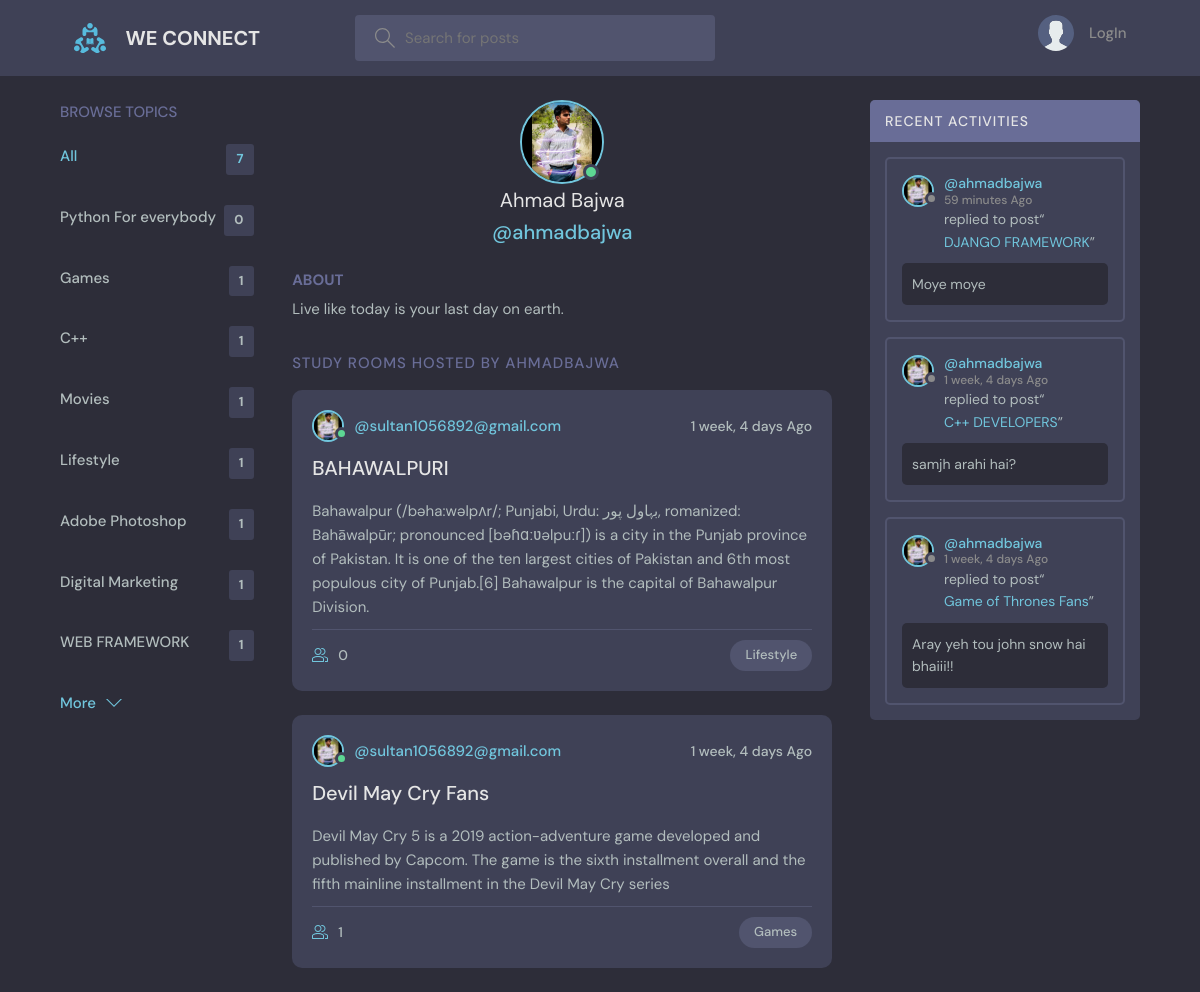
Page /user-profile/2/ on the committed database.
### chat/models.py (models this page shows, shortened)
class Topic(models.Model):
    name = models.CharField(max_length=200)
    def __str__(self):
        return self.name

class User(AbstractUser):
    name = models.CharField(max_length=200,null=True)
    email = models.EmailField(unique=True,null=True)
    bio = models.TextField(null=True)
    avatar = models.ImageField(null=True,default='avatar.svg')
    USERNAME_FIELD = 'email'
    REQUIRED_FIELDS = []

class room(models.Model):
    host = models.ForeignKey(User,on_delete=models.SET_NULL,null=True)
    topic = models.ForeignKey(Topic,on_delete=models.SET_NULL,null=True)
    name = models.CharField(max_length=200)
    description = models.TextField(null=True,blank=True)
    participants = models.ManyToManyField(User,related_name='participants',blank=True)
    updated = models.DateTimeField(auto_now=True)
    created = models.DateTimeField(auto_now_add=True)
    def __str__(self):
        return self.name
    class Meta:
        ordering = ['-created','-updated']

class Messages(models.Model):
    user = models.ForeignKey(User,on_delete=models.CASCADE)
    Room = models.ForeignKey(room,on_delete=models.CASCADE)
    body = models.TextField(null=True)
    updated = models.DateTimeField(auto_now=True)
    created = models.DateTimeField(auto_now_add=True)
    class Meta:
        ordering = ['-updated','created']

### chat/views.py (the view)
# urls.py: path('user-profile/<str:pk>/',views.user_profile,name = "user-profile"),
def user_profile(request,pk):
    total_rooms = room.objects.count()
    user = User.objects.get(id  =pk)
    rooms = user.room_set.all()
    topics = Topic.objects.all()
    room_messages = user.messages_set.all()
    context = {'user':user,"rooms":rooms,'topics':topics,'room_messages':room_messages,'total_rooms':total_rooms}
    return render(request,"chat/user_profile.html",context)

### chat/templates/chat/user_profile.html (shortened to what this page needs)
{% extends 'base.html' %}
{% block content %}
  <main class="profile-page layout layout--3">
    <div class="container">
      <div class="topics">
        {% include 'chat/topic_component.html' %}
      </div>
      <div class="roomList">
        <div class="profile">
          <div class="profile__avatar">
            <div class="avatar avatar--large active">
              <img src="{{ user.avatar.url }}" />
            </div>
          </div>
          <div class="profile__info">
            <h3>{{ user.name}}<h3>
            <p>@{{ user.username }}</p>
          </div>
          <div class="profile__about">
            <h3>About</h3>
            <p>
             {{ user.bio }}
            </p>
          </div>
        </div>
          {% include 'chat/feed_component.html' %}
      </div>
      <div class="activities">
        {% include 'chat/activity_component.html' %}
      </div>
    </div>
  </main>
{% endblock %}

### templates/base.html (shortened to what this page needs)
{% load static %}
<link rel="stylesheet" type="text/css" href="{% static 'styles/style.css' %}" >
<!DOCTYPE html>
<html lang="en">
  <head>
    {% load static %}
    <link rel="stylesheet" href="{%  static 'styles/style.css' %}" />
  </head>
  <body>
    <header class="header header--loggedIn">
      <div class="container">
        <a href="{% url 'home' %}" class="header__logo">
          <img src={% static 'images/logo.svg' %}/>
          <h1> WE CONNECT</h1>
        </a>
        <form method="GET" class="header__search" action="{% url 'home' %}">
          <label>
            <input name="q" placeholder="Search for posts"  />
          </label>
        </form>
        <nav class="header__menu">
            {% if not request.user.is_authenticated %}
          <a href="{% url 'login' %}">
            <img src="{% static 'images/avatar.svg' %}" />
            <p>LogIn</p>
          </a>
            {% endif %}
        </nav>
      </div>
    </header>
  {% block content %}
  {% endblock %}
</body>
</html>

### chat/templates/chat/topic_component.html
          <div class="topics__header">
            <h2>Browse Topics</h2>
          </div>
          <ul class="topics__list">
            <li>
              <a href="{% url 'home' %}" class="active">All <span>{{ total_rooms }}</span></a>
            </li>
            <li>
            {% for topic in topics %}
              <a href="{% url 'home' %}?q={{ topic.name }}">{{ topic.name }} <span>{{ topic.room_set.all.count }}</span></a>
            {% endfor%}
          </ul>
          <a class="btn btn--link" href="topics.html">
            More
            <svg version="1.1" xmlns="http://www.w3.org/2000/svg" width="32" height="32" viewBox="0 0 32 32">
              <title>chevron-down</title>
              <path d="M16 21l-13-13h-3l16 16 16-16h-3l-13 13z"></path>
            </svg>
          </a>

### chat/templates/chat/feed_component.html (shortened to what this page needs)
{% if page %}
          <div class="mobile-menu">
            <form class="header__search">
              <label>
                <svg version="1.1" xmlns="http://www.w3.org/2000/svg" width="32" height="32" viewBox="0 0 32 32">
                  <title>search</title>
                  <path
                    d="M32 30.586l-10.845-10.845c1.771-2.092 2.845-4.791 2.845-7.741 0-6.617-5.383-12-12-12s-12 5.383-12 12c0 6.617 5.383 12 12 12 2.949 0 5.649-1.074 7.741-2.845l10.845 10.845 1.414-1.414zM12 22c-5.514 0-10-4.486-10-10s4.486-10 10-10c5.514 0 10 4.486 10 10s-4.486 10-10 10z"
                  ></path>
                </svg>
                <input placeholder="Search for posts" />
              </label>
            </form>
            <div class="mobile-menuItems">
              <a class="btn btn--main btn--pill" href="#">Browse Topics</a>
              <a class="btn btn--main btn--pill" href="#">Recent Activities</a>
            </div>
          </div>
          <div class="roomList__header">
            <div>
              <h2>Chat Rooms</h2>
              <p>{{ room_count }} Rooms available</p>
            </div>
            <a class="btn btn--main" href="{% url 'room-create' %}">
              <svg version="1.1" xmlns="http://www.w3.org/2000/svg" width="32" height="32" viewBox="0 0 32 32">
                <title>add</title>
                <path
                  d="M16.943 0.943h-1.885v14.115h-14.115v1.885h14.115v14.115h1.885v-14.115h14.115v-1.885h-14.115v-14.115z"
                ></path>
              </svg>
              Create Room
            </a>
          </div>
          {% for room in rooms %}
          <div class="roomListRoom">
            <div class="roomListRoom__header">
              <a href="{% url 'user-profile' room.host.id %}" class="roomListRoom__author">
                <div class="avatar avatar--small active">
                  <img src="{{ room.host.avatar.url}}" />
                </div>
                <span>@{{ room.host.name }}</span>
              </a>
              <div class="roomListRoom__actions">
                <span>{{ room.created|timesince }} Ago</span>
              </div>
            </div>
            <div class="roomListRoom__content">
              <a href="{% url 'room' room.id %}">{{ room.name }}</a>
              <p>
               {{ room.description }}
              </p>
            </div>
            <div class="roomListRoom__meta">
              <a class="roomListRoom__joined">
                <svg version="1.1" xmlns="http://www.w3.org/2000/svg" width="32" height="32" viewBox="0 0 32 32">
                  <title>user-group</title>
                  <path
                    d="M30.539 20.766c-2.69-1.547-5.75-2.427-8.92-2.662 0.649 0.291 1.303 0.575 1.918 0.928 0.715 0.412 1.288 1.005 1.71 1.694 1.507 0.419 2.956 1.003 4.298 1.774 0.281 0.162 0.456 0.487 0.456 0.85v4.65h-4v2h5c0.553 0 1-0.447 1-1v-5.65c0-1.077-0.56-2.067-1.461-2.584z"
                  ></path>
                  <path
                    d="M22.539 20.766c-6.295-3.619-14.783-3.619-21.078 0-0.901 0.519-1.461 1.508-1.461 2.584v5.65c0 0.553 0.447 1 1 1h22c0.553 0 1-0.447 1-1v-5.651c0-1.075-0.56-2.064-1.461-2.583zM22 28h-20v-4.65c0-0.362 0.175-0.688 0.457-0.85 5.691-3.271 13.394-3.271 19.086 0 0.282 0.162 0.457 0.487 0.457 0.849v4.651z"
                  ></path>
                  <path
                    d="M19.502 4.047c0.166-0.017 0.33-0.047 0.498-0.047 2.757 0 5 2.243 5 5s-2.243 5-5 5c-0.168 0-0.332-0.030-0.498-0.047-0.424 0.641-0.944 1.204-1.513 1.716 0.651 0.201 1.323 0.331 2.011 0.331 3.859 0 7-3.141 7-7s-3.141-7-7-7c-0.688 0-1.36 0.131-2.011 0.331 0.57 0.512 1.089 1.075 1.513 1.716z"
                  ></path>
                  <path
                    d="M12 16c3.859 0 7-3.141 7-7s-3.141-7-7-7c-3.859 0-7 3.141-7 7s3.141 7 7 7zM12 4c2.757 0 5 2.243 5 5s-2.243 5-5 5-5-2.243-5-5c0-2.757 2.243-5 5-5z"
                  ></path>
                </svg>
                {{ room.participants.count }}
              </a>
              <p class="roomListRoom__topic">{{ room.topic }}</p>
            </div>
          </div>
              <p></p>
          {% endfor %}
{% else %}
<div class="roomList__header">
          <div>
            <h2>Study Rooms Hosted by {{ user.username }}</a>
            </h2>
          </div>
        </div>
        {% for room in rooms %}
          <div class="roomListRoom">
            <div class="roomListRoom__header">
              <a href="{% url 'user-profile' room.host.id %}" class="roomListRoom__author">
                <div class="avatar avatar--small active">
                  <img src="{{ room.host.avatar.url}}" />
                </div>
                <span>@{{ room.host }}</span>
              </a>
              <div class="roomListRoom__actions">
                <span>{{ room.created|timesince }} Ago</span>
              </div>
            </div>
            <div class="roomListRoom__content">
              <a href="{% url 'room' room.id %}">{{ room.name }}</a>
              <p>
               {{ room.description }}
              </p>
            </div>
            <div class="roomListRoom__meta">
              <a class="roomListRoom__joined">
                {{ room.participants.count }}
              </a>
              <p class="roomListRoom__topic">{{ room.topic }}</p>
            </div>
          </div>
          {% endfor %}
{% endif %}

### chat/templates/chat/activity_component.html (shortened to what this page needs)
<div class="activities__header">
            <h2>Recent Activities</h2>
          </div>
            {% for message in room_messages %}
          <div class="activities__box">
            <div class="activities__boxHeader roomListRoom__header">
              <a href="{% url 'user-profile' message.user.id %}" class="roomListRoom__author">
                <div class="avatar avatar--small">
                  <img src="{{ message.user.avatar.url }}" />
                </div>
                <p>
                  @{{ message.user.username }}
                  <span>{{ message.created|timesince}} Ago</span>
                </p>
              </a>
            </div>
            <div class="activities__boxContent">
              <p>replied to post“ <a href="{% url 'room' message.Room.id %}">{{ message.Room }}</a>”</p>
              <div class="activities__boxRoomContent">
                  {{ message.body }}
              </div>
            </div>
          </div>
       {% endfor %}

### rows in the picture
Topic: name "Python For everybody", room_set.all.count "0"
Topic: name "Games", room_set.all.count "1"
Topic: name "C++", room_set.all.count "1"
Topic: name "Movies", room_set.all.count "1"
Topic: name "Lifestyle", room_set.all.count "1"
Topic: name "Adobe Photoshop", room_set.all.count "1"
Topic: name "Digital Marketing", room_set.all.count "1"
Topic: name "WEB FRAMEWORK", room_set.all.count "1"
User: avatar (picture), name "Ahmad Bajwa", username "ahmadbajwa", bio "Live like today is your last day on earth.", username "AHMADBAJWA"
room: host.avatar (picture), host "sultan1056892@gmail.com", created "1 week, 4 days", name "BAHAWALPURI", description "Bahawalpur (/bəha:wəlpʌr/; Punjabi, Urdu: بہاول پور, romanized: Bahāwalpūr; pronounced [bəɦɑːʋəlpuːɾ]) is a city in the Punjab province of Pakistan. It is one of the ten largest cities of Pakistan and 6th most populous city of Punjab.[6] Bahawalpur is the capital of Bahawalpur Division.", participants.count "0", topic "Lifestyle"
room: host.avatar (picture), host "sultan1056892@gmail.com", created "1 week, 4 days", name "Devil May Cry Fans", description "Devil May Cry 5 is a 2019 action-adventure game developed and published by Capcom. The game is the sixth installment overall and the fifth mainline installment in the Devil May Cry series", participants.count "1", topic "Games"
Messages: user.avatar (picture), user.username "ahmadbajwa", created "59 minutes", Room "DJANGO FRAMEWORK", body "Moye moye"
Messages: user.avatar (picture), user.username "ahmadbajwa", created "1 week, 4 days", Room "C++ DEVELOPERS", body "samjh arahi hai?"
Messages: user.avatar (picture), user.username "ahmadbajwa", created "1 week, 4 days", Room "Game of Thrones Fans", body "Aray yeh tou john snow hai bhaiii!!"

### other values in the picture
{{ total_rooms }} "7"
